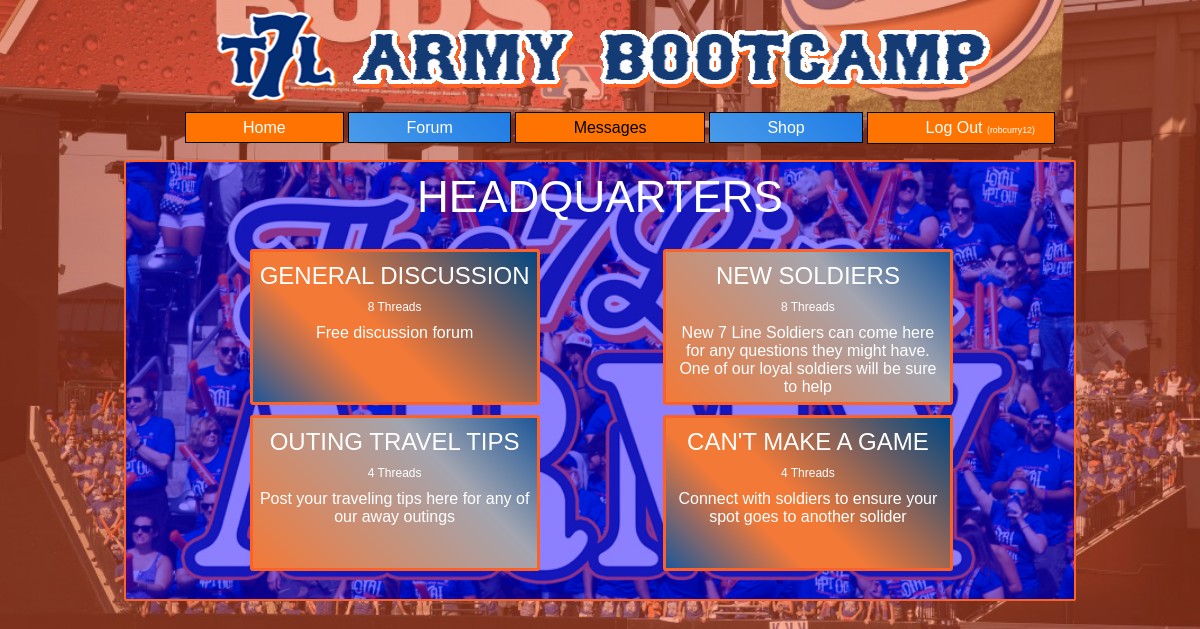
Screenshot of /board_home.php (signed in) with the database file from the repository.
### tables this page shows
CREATE TABLE `boards` (
  `board_id` int(11) NOT NULL,
  `board_name` varchar(50) NOT NULL,
  `description` varchar(200) NOT NULL,
  `icon` varchar(200) NOT NULL
);

### board_home.php (the view, shortened to what this page needs)
<?php
	include("session.php");
	$dsn = 'mysql:host=localhost;dbname=7line';
	$username="root";
	$password="";
	try {
     $db = new PDO($dsn, $username, $password);
    }
    catch (PDOException $e)
    {
        die("Cannot select DB");
        exit();
    }
	$board_query = 	"SELECT board_id, board_name, description,
					(SELECT COUNT(t.thread_id)
					FROM threads t
					WHERE t.board_id = b.board_id) as num_threads
					FROM boards b";
	$results = $db->query($board_query);
	$i = 1;
	include('header.php');
?>
	<div id="bd_home">
		<h3>Headquarters</h3>
		<ul id="bd_list">
			<?php foreach ($results as $result) : ?>
			<?php $board_link = 'threads.php?board_id='.$result['board_id']; ?>
				<li><div class="board_divs" id="<?php echo "boards".$i; ?>">
					<a class="bd_name link_btn" href="<?php echo $board_link;?>"><?php echo $result['board_name']; ?></a>
					<a class="bd_thrd_ct link_btn" href="<?php echo $board_link;?>"><?php echo $result['num_threads']; ?> Threads</a>
					<a class="bd_desc link_btn" href="<?php echo $board_link;?>"><?php echo $result['description']; ?></a>
				</div></li>
			<?php $i= $i+1; ?>
			<?php endforeach; ?>
		</ul>
	</div>
</body>
</html>

### css/t7l.css (style rules this page uses)
html { height: 100%; width: 100%; font-family: "Roboto Slab",Helvetica,Arial,sans-serif; }
body { background-image: url("../images/background.jpg"); background-size: cover; background-position: center; }
#bd_home { overflow: auto; margin-left: auto; margin-right: auto; width: 80%; background: #004684; background: -moz-linear-gradient(45deg, #004684 0%, #207cca 50%, #004684 100%); background: -webkit-linear-gradient(45deg, #004684 0%,#207cca 50%,#004684 100%); background: linear-gradient(45deg, #004684 0%,#207cca 50%,#004684 100%); background: #004684 url("../images/t7l.jpg"); background-position: center; background-size: cover; background-repeat: no-repeat; border-radius: 2px 2px 2px 2px; -moz-border-radius: 2px 2px 2px 2px; -webkit-border-radius: 2px 2px 2px 2px; border: 2px solid #FD6124; }
#bd_home h3 { margin-left: auto; margin-right: auto; margin-top: 1%; margin-bottom: 1%; text-align: center; font-size: 275%; font-weight: 200; color: white; text-transform: uppercase; }
#bd_list { display: inline; list-style: none; }
.board_divs { width: 30%; margin-left: 13%; height: 150px; float: left; clear: right; text-align: center; border-radius: 3px 3px 3px 3px; -moz-border-radius: 3px 3px 3px 3px; -webkit-border-radius: 3px 3px 3px 3px; border: 3px solid #FD6124; }
.board_divs a { width: 95%; display: block; margin-top: 10px; }
#boards3, #boards4 { margin-top: 1%; margin-bottom: 3%; }
#boards2, #boards3 { background: -moz-linear-gradient(45deg, rgba(243,121,55,1) 0%, rgba(170,161,165,1) 62%, rgba(163,165,176,1) 68%, rgba(30,87,153,1) 100%); background: -webkit-linear-gradient(45deg, rgba(243,121,55,1) 0%,rgba(170,161,165,1) 62%,rgba(163,165,176,1) 68%,rgba(30,87,1532,1) 100%); background: linear-gradient(45deg, rgba(243,121,55,1) 0%,rgba(170,161,165,1) 62%,rgba(163,165,176,1) 68%,rgba(30,87,153,1) 100%); }
#boards1, #boards4 { background: -moz-linear-gradient(45deg, rgba(30,87,153,1) 0%, rgba(243,121,55,1) 32%, rgba(243,121,55,1) 38%, rgba(243,121,55,1) 46%, rgba(0,71,132,1) 100%); background: -webkit-linear-gradient(45deg, rgba(30,87,153,1) 0%,rgba(243,121,55,1) 32%,rgba(243,121,55,1) 38%,rgba(243,121,55,1) 46%,rgba(0,71,132,1) 100%); background: linear-gradient(45deg, rgba(30,87,153,1) 0%,rgba(243,121,55,1) 32%,rgba(243,121,55,1) 38%,rgba(243,121,55,1) 46%,rgba(0,71,132,1) 100%); }
.link_btn { border: none; background: transparent; font-size: medium; color: white; margin-left: auto; margin-right: auto; cursor: pointer; text-decoration: none; }
.bd_name { font-size: 150%; width: 95%; margin-top: 10%; text-transform: uppercase; }
.bd_desc { word-break: break-word; white-space: pre-wrap; width: 90%; margin-top: 8%; font-size: medium; }
.bd_thrd_ct { font-size: 75%; }

### rows the page displays
boards: board_name "GENERAL DISCUSSION", num_threads "8", description "Free discussion forum"
boards: board_name "NEW SOLDIERS", num_threads "8", description "New 7 Line Soldiers can come here for any questions they might have. One of our loyal soldiers will be sure to help"
boards: board_name "OUTING TRAVEL TIPS", num_threads "4", description "Post your traveling tips here for any of our away outings"
boards: board_name "CAN'T MAKE A GAME", num_threads "4", description "Connect with soldiers to ensure your spot goes to another solider"

### other values shown
$user "robcurry12"
